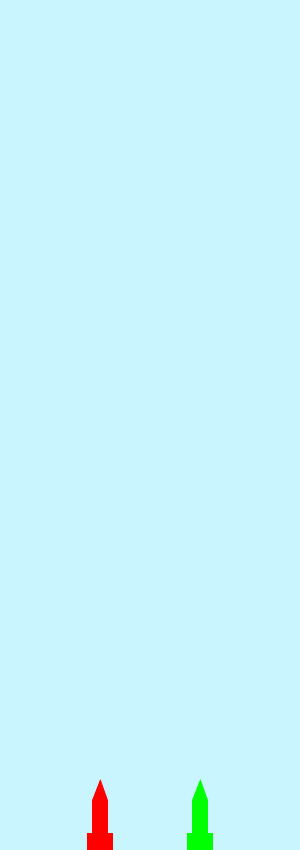
Frame 1 (no input)
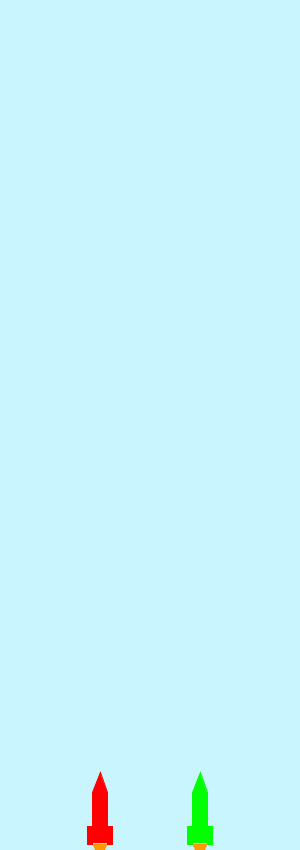
Frame 60 (the mouse pressed at the canvas centre just before this capture)
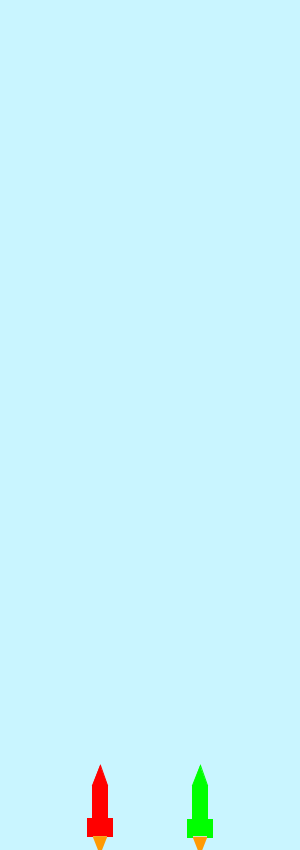
Frame 120 (the mouse held since frame 60 and released just before this capture)

The Processing sketch that drew these frames (run headless with seeded random() and noise(); from frame 60 on, the mouse is pressed at the canvas centre):

// Processing sketch: processing_143069
// ── processing_143069.pde

Rocket r1;
Rocket r2;
 
void setup() {
  size(300,850,JAVA2D);
  smooth();
  frameRate(60);
  r1=new Rocket(color(255,0,0),100,825,-125);
  r2=new Rocket(color(0,255,0),200,825,-120);
}
 
void draw() {
  background(#C9F5FF);
  r1.display();
  r1.go();
  r2.display();
  r2.go();
}
 
class Rocket {
  color c;
  float xpos;
    float ypos;
    float yspeed;
    Rocket(color tempC, float tempXpos, float tempYpos, float tempYspeed) {
    c=tempC;
    xpos=tempXpos;
    ypos=tempYpos;
    yspeed=tempYspeed;
  }
  void display() {
    noStroke();
    fill(#ff9A03);
    triangle(xpos-7.5,ypos+26,xpos,ypos+45,xpos+7.5,ypos+26);
    stroke(c);
    fill(c);
    rectMode(CENTER);
    rect(xpos,ypos,15,50);
    rect(xpos-10,ypos+17.5,5,18);
    rect(xpos+10,ypos+17.5,5,18);
    triangle(xpos-7.5,ypos-25,xpos,ypos-45,xpos+7.5,ypos-25);
    }
  void go() {
    ypos=ypos+yspeed*0.001;
    if(ypos<750){
      ypos=ypos+yspeed*0.003;
    }
      if(ypos<675) {
      ypos=ypos+yspeed*0.005;
     }
     if(ypos<350){
       ypos=ypos+yspeed*0.009;
     }
    if(ypos<-150){
      ypos=825;
  }
  }
   
}
